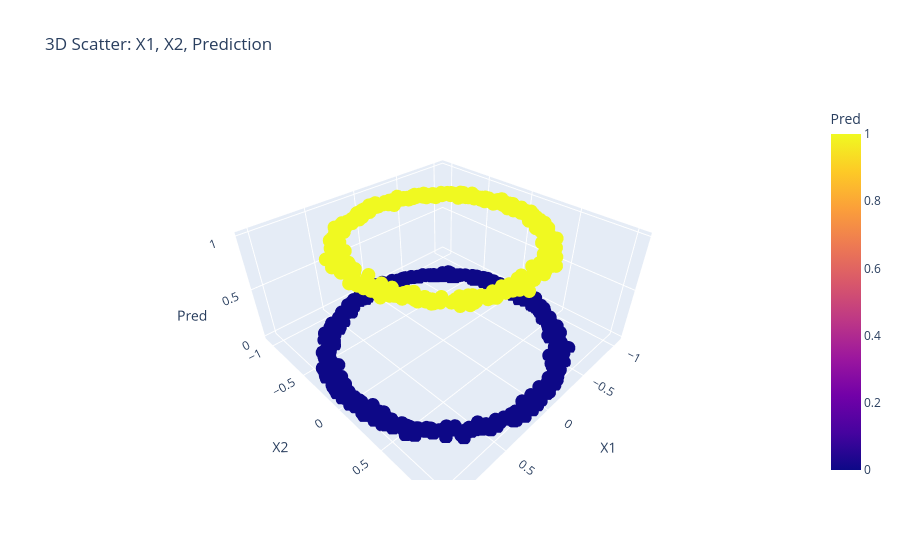

The cell this chart's notebook holds for it:
### Code cell
df_3d = pd.DataFrame({
	'X1': X[:, 0],
	'X2': X[:, 1],
	'Pred': y
})

fig = px.scatter_3d(df_3d, x='X1', y='X2', z='Pred', color='Pred', title='3D Scatter: X1, X2, Prediction')
fig.show()

### Figure 1 — Plotly figure (JSON) as saved in the notebook; plotly's stock layout.template omitted (floating-point values rounded to 4 significant figures; data arrays with more than 128 entries replaced by an {"elided": "..."} marker saying what was removed)
{"data": [{"hovertemplate": "X1=%{x}<br>X2=%{y}<br>Pred=%{marker.color}<extra></extra>", "legendgroup": "", "marker": {"color": {"elided": "1000 int values"}, "coloraxis": "coloraxis", "symbol": "circle"}, "mode": "markers", "name": "", "scene": "scene", "showlegend": false, "type": "scatter3d", "x": {"elided": "1000 float values"}, "y": {"elided": "1000 float values"}, "z": {"elided": "1000 int values"}}], "layout": {"coloraxis": {"colorbar": {"title": {"text": "Pred"}}, "colorscale": [[0, "#0d0887"], [0.1111, "#46039f"], [0.2222, "#7201a8"], [0.3333, "#9c179e"], [0.4444, "#bd3786"], [0.5556, "#d8576b"], [0.6667, "#ed7953"], [0.7778, "#fb9f3a"], [0.8889, "#fdca26"], [1, "#f0f921"]]}, "legend": {"tracegroupgap": 0}, "scene": {"domain": {"x": [0, 1], "y": [0, 1]}, "xaxis": {"title": {"text": "X1"}}, "yaxis": {"title": {"text": "X2"}}, "zaxis": {"title": {"text": "Pred"}}}, "title": {"text": "3D Scatter: X1, X2, Prediction"}}}
